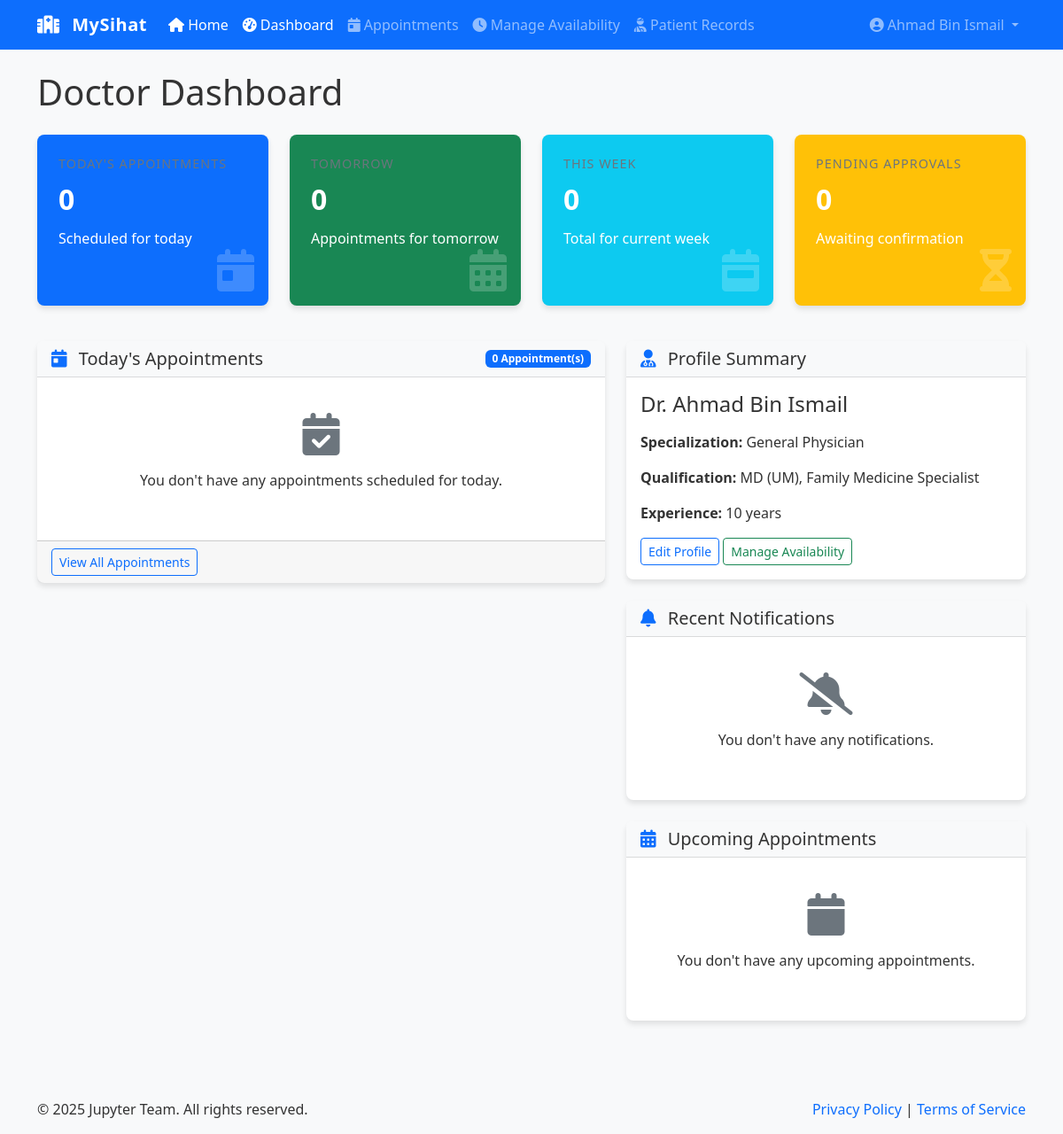
Page /doctor/dashboard.php (signed in) on the committed database.
### tables this page shows
CREATE TABLE doctor_details (
        id INTEGER PRIMARY KEY AUTOINCREMENT,
        user_id INTEGER NOT NULL,
        specialization TEXT NOT NULL,
        qualification TEXT NOT NULL,
        experience_years INTEGER,
        consultation_fee REAL,
        FOREIGN KEY (user_id) REFERENCES users(id) ON DELETE CASCADE
    );

CREATE TABLE users (
        id INTEGER PRIMARY KEY AUTOINCREMENT,
        username TEXT NOT NULL UNIQUE,
        password TEXT NOT NULL,
        email TEXT NOT NULL UNIQUE,
        first_name TEXT NOT NULL,
        last_name TEXT NOT NULL,
        role TEXT NOT NULL CHECK(role IN ('patient', 'doctor', 'admin')),
        phone TEXT,
        address TEXT,
        date_of_birth TEXT,
        gender TEXT CHECK(gender IN ('male', 'female', 'other')),
        created_at TIMESTAMP DEFAULT CURRENT_TIMESTAMP,
        updated_at TIMESTAMP DEFAULT CURRENT_TIMESTAMP
    , age INTEGER);

### doctor/dashboard.php (the view, shortened to what the rows shown need)
<?php
require_once '../includes/db.php';
require_once '../includes/functions.php';
require_once '../includes/auth.php';
$userId = getCurrentUserId();
$db = Database::getInstance();
try {
    $doctorDetails = $db->fetchOne(
        "SELECT d.*, u.first_name, u.last_name, u.email, u.phone
         FROM doctor_details d
         JOIN users u ON d.user_id = u.id
         WHERE d.user_id = ?",
        [$userId]
    );
} catch (Exception $e) {
    error_log("Doctor dashboard error: " . $e->getMessage());
    setFlashMessage('error', 'An error occurred while loading dashboard data.', 'danger');
    $doctorDetails = [];
    $todayAppointments = [];
    $upcomingAppointments = [];
    $stats = [
        'today' => ['count' => 0],
        'tomorrow' => ['count' => 0],
        'this_week' => ['count' => 0],
        'pending' => ['count' => 0]
    ];
    $notifications = [];
}
include '../includes/header.php';
?>
<div class="row">
    <div class="col-md-12">
        <h1 class="mb-4">Doctor Dashboard</h1>
        <div class="row">
            <div class="col-md-5">
                <div class="card mb-4">
                    <div class="card-body">
                        <h4 class="mb-3">Dr. <?php echo $doctorDetails['first_name'] . ' ' . $doctorDetails['last_name']; ?></h4>
                        <p><strong>Specialization:</strong> <?php echo $doctorDetails['specialization']; ?></p>
                        <p><strong>Qualification:</strong> <?php echo $doctorDetails['qualification']; ?></p>
                        <p><strong>Experience:</strong> <?php echo $doctorDetails['experience_years']; ?> years</p>
                        <div class="mt-3">
                            <a href="profile.php" class="btn btn-outline-primary btn-sm">Edit Profile</a>
                            <a href="availability.php" class="btn btn-outline-success btn-sm">Manage Availability</a>
                        </div>
                    </div>
                </div>
            </div>
        </div>
    </div>
</div>
<?php
include '../includes/footer.php';
?>

### rows in the picture
doctor_details: user.first_name "Ahmad", user.last_name "Bin Ismail", specialization "General Physician", qualification "MD (UM), Family Medicine Specialist", experience_years "10"

### other values in the picture
SITE_NAME "MySihat"
$_SESSION['full_name'] "Ahmad Bin Ismail"
$stats['today']['count'] "0"
$stats['tomorrow']['count'] "0"
$stats['this_week']['count'] "0"
$stats['pending']['count'] "0"
count($todayAppointments) "0"
